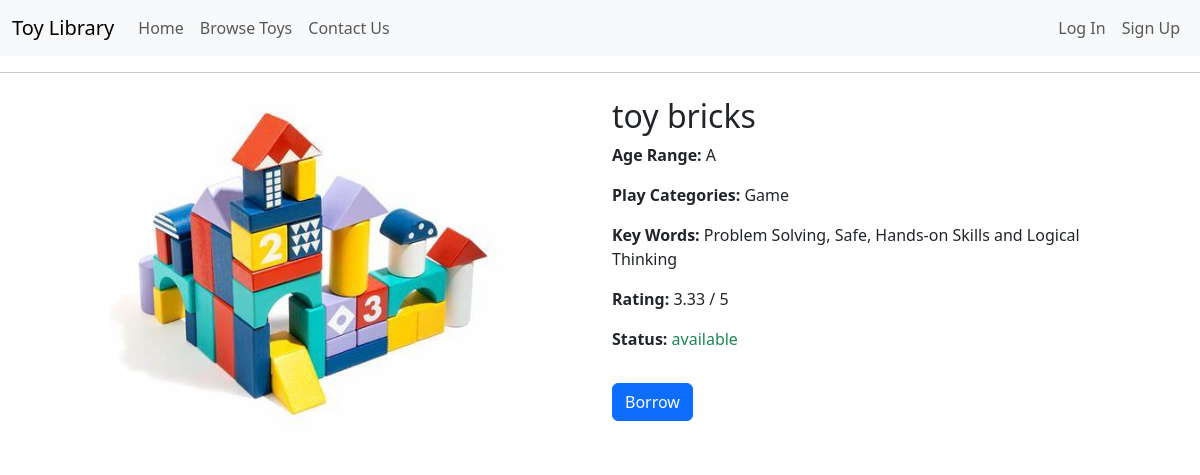
Screenshot of /toy/S001 with the database file from the repository.
### app.py (models this page shows)
class Toy(db.Model):
    toy_id = db.Column(db.String(10), primary_key=True)  # 玩具ID
    name = db.Column(db.String(100), nullable=False)  # 玩具名称
    brand = db.Column(db.String(100)) # 玩具品牌
    age_range = db.Column(db.String(10), nullable=False)  # 适龄范围
    toy_type = db.Column(db.String(100), nullable=False)  # 游戏类型
    keywords = db.Column(db.String(200))  # 关键词（多个词以逗号分隔）
    image = db.Column(db.String(200))  # 图片路径
    status = db.Column(db.String(20), nullable=False, default='可借')  # 借用状态
    rating = db.Column(db.Float, default=0.0)  # 玩具评分（默认0.0）
    date_loaned_out = db.Column(db.Date) # 出租日期
    last_checked = db.Column(db.Date) # 最后检查日期
    date_in_stock = db.Column(db.Date) # 入库日期
    loan_frequency = db.Column(db.String(1)) # 出租频率
    value = db.Column(db.Float) # 玩具价格

### app.py (the view)
@app.route("/toy/<string:toy_id>")
def toy_detail(toy_id):
    toy = Toy.query.get_or_404(toy_id)
    return render_template("toy_detail.html", toy=toy)

### templates/toy_detail.html (shortened to what this page needs)
{% extends "base.html" %}
{% block content %}
<div class="container mt-4">
  <div class="row">
    <div class="col-md-6 text-center">
      <img src="{{ url_for('static', filename=toy.image) }}"
           alt="{{ toy.name }}"
           class="img-fluid"
           style="max-height: 350px; object-fit: contain;">
    </div>
    <div class="col-md-6">
      <h2>{{ toy.name }}</h2>
      <p><strong>Age Range:</strong> {{ toy.age_range }}</p>
      <p><strong>Play Categories:</strong> {{ toy.toy_type }}</p>
      <p><strong>Key Words:</strong> {{ toy.keywords }}</p>
      <p><strong>Rating:</strong> {{ toy.rating }} / 5</p>
      <p><strong>Status:</strong>
        {% if toy.status == 'available' %}
            <span class="text-success">available</span>
        {% elif toy.status == 'borrowed' %}
            <span class="text-danger">borrowed</span>
        {% elif toy.status == 'maintenance' %}
            <span class="text-warning">maintenance</span>
        {% else %}
            <span class="text-secondary">Unknown</span>
        {% endif %}
      </p>
        {% if current_user.is_authenticated and current_user.role == "admin" %}
            <p class="text-muted mt-3">Please use the guest account to borrow the toy</p>
        {% elif toy.status == "available" %}
            <a href="{{ url_for('borrow', toy_id=toy.toy_id) }}" class="btn btn-primary mt-3">Borrow</a>
        {% else %}
            <p class="text-muted mt-3">This toy is currently unavailable for borrowing</p>
        {% endif %}
    </div>
  </div>
</div>
{% endblock %}

### rows the page displays
Toy: image (picture), name "toy bricks", age_range "A", toy_type "Game", keywords "Problem Solving, Safe, Hands-on Skills and Logical Thinking", rating "3.33"
